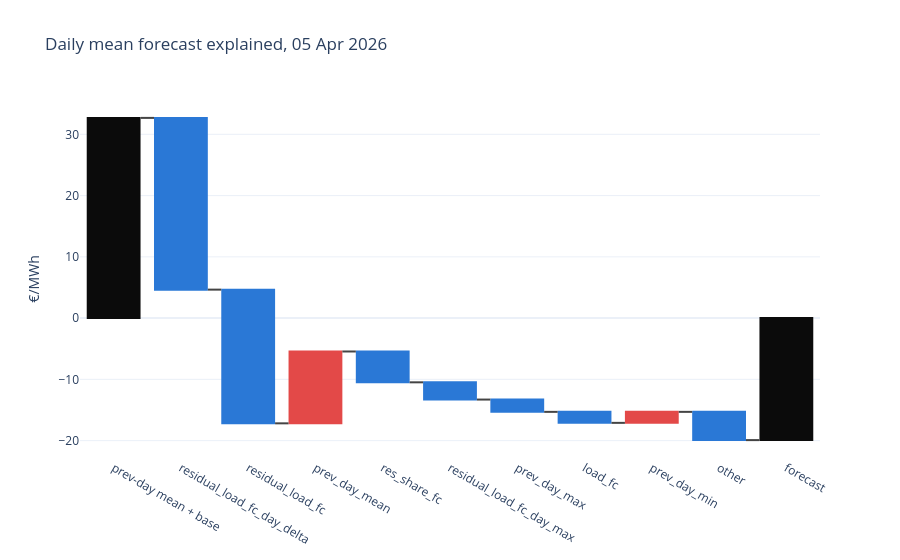

Write notebook code for a chart like this one.
### Code cell
plots.shap_day(shap, list(cfg.features), cheap)

### Figure 1 — Plotly figure (JSON) as saved in the notebook; plotly's stock layout.template omitted (floating-point values rounded to 4 significant figures)
{"data": [{"decreasing": {"marker": {"color": "#2a78d6"}}, "hovertemplate": "%{x}: %{y:.1f} €/MWh<extra></extra>", "increasing": {"marker": {"color": "#e34948"}}, "measure": ["absolute", "relative", "relative", "relative", "relative", "relative", "relative", "relative", "relative", "relative", "total"], "totals": {"marker": {"color": "#0b0b0b"}}, "type": "waterfall", "x": ["prev-day mean + base", "residual_load_fc_day_delta", "residual_load_fc", "prev_day_mean", "res_share_fc", "residual_load_fc_day_max", "prev_day_max", "load_fc", "prev_day_min", "other", "forecast"], "y": [32.68, -28.03, -21.83, 11.73, -5.032, -2.814, -2.007, -1.797, 1.795, -4.609, 0]}], "layout": {"title": {"text": "Daily mean forecast explained, 05 Apr 2026"}, "yaxis": {"title": {"text": "€/MWh"}}}}
